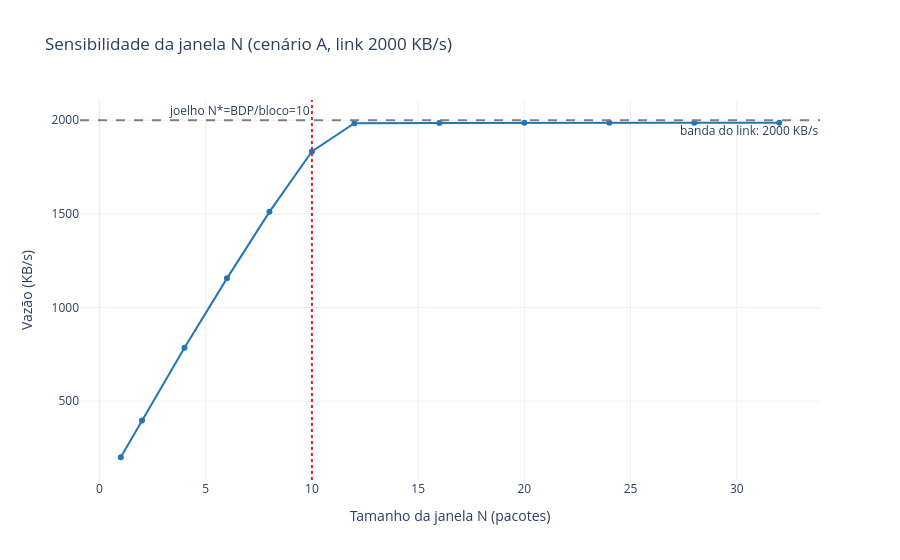

Write notebook code for a chart like this one.
### Markdown cell above
## D6 — Sensibilidade da janela N (tarefa 5)
Sob um gargalo de banda finito o tubo comporta `BDP = banda × RTT` bytes. Abaixo da janela `N* = BDP/bloco` o protocolo é limitado pela janela; acima, pelo enlace — daí o joelho na curva.

### Code cell
from src.sim.window_sweep import build_figure as window_fig

window_fig(bandwidth_KBps=2000.0, reps=4).show()

### Figure 1 — Plotly figure (JSON) as saved in the notebook; plotly's stock layout.template omitted (floating-point values rounded to 4 significant figures)
{"data": [{"line": {"color": "#1f77b4"}, "mode": "lines+markers", "name": "Vazão (sim)", "type": "scatter", "x": [1, 2, 4, 6, 8, 10, 12, 16, 20, 24, 28, 32], "y": [200.4, 397.1, 784.7, 1156.0, 1511.0, 1834.0, 1984.0, 1985.0, 1987.0, 1986.0, 1987.0, 1987.0]}], "layout": {"annotations": [{"showarrow": false, "text": "banda do link: 2000 KB/s", "x": 1, "xanchor": "right", "xref": "x domain", "y": 2000, "yanchor": "top", "yref": "y"}, {"showarrow": false, "text": "joelho N*=BDP/bloco=10", "x": 10, "xanchor": "right", "xref": "x", "y": 1, "yanchor": "top", "yref": "y domain"}], "shapes": [{"line": {"color": "#7f7f7f", "dash": "dash"}, "type": "line", "x0": 0, "x1": 1, "xref": "x domain", "y0": 2000, "y1": 2000, "yref": "y"}, {"line": {"color": "#d62728", "dash": "dot"}, "type": "line", "x0": 10, "x1": 10, "xref": "x", "y0": 0, "y1": 1, "yref": "y domain"}], "title": {"text": "Sensibilidade da janela N (cenário A, link 2000 KB/s)"}, "xaxis": {"title": {"text": "Tamanho da janela N (pacotes)"}}, "yaxis": {"title": {"text": "Vazão (KB/s)"}}}}
